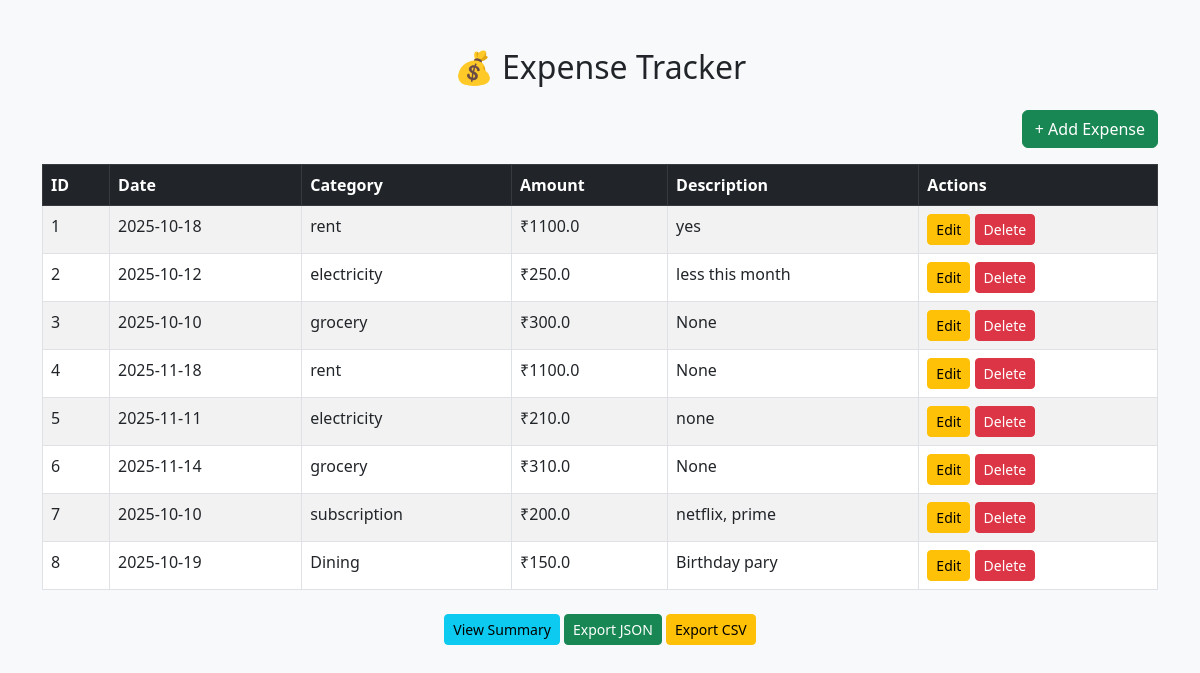
Before: / with the older database file.
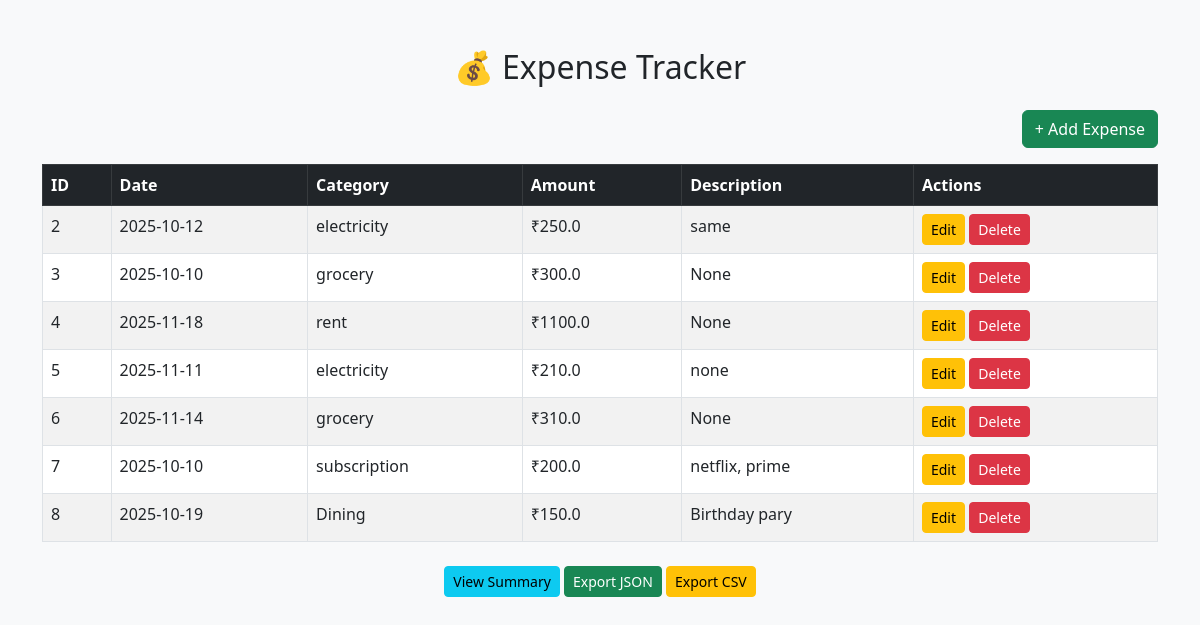
After: the same page with the newer database file.
### tables this page shows
CREATE TABLE expenses (
                id INTEGER PRIMARY KEY AUTOINCREMENT,
                date TEXT NOT NULL,
                category TEXT NOT NULL,
                amount REAL NOT NULL,
                description TEXT
                );

### app.py (the view, shortened to what this page needs)
@app.route('/', methods=['GET', 'POST'])
def index():
    expenses = get_all_expenses()
    return render_template('index.html', expenses=expenses)

### db_manager.py (called while the page is built)
def get_connection():
    return sqlite3.connect(DB_NAME)

def get_all_expenses():
    with get_connection() as conn:
        cursor = conn.cursor()
        cursor.execute("SELECT id, date, category, amount, description FROM expenses")
        return cursor.fetchall()

### templates/index.html (shortened to what this page needs)
<!DOCTYPE html>
<html lang="en">
<head>
    <link href="https://cdn.jsdelivr.net/npm/bootstrap@5.3.0/dist/css/bootstrap.min.css" rel="stylesheet">
</head>
<body class="bg-light">
<div class="container mt-5">
    <h2 class="text-center mb-4">💰 Expense Tracker</h2>
    <div class="mb-3 text-end">
        <a href="/add" class="btn btn-success">+ Add Expense</a>
    </div>
    {% if expenses %}
        <table class="table table-striped table-bordered">
            <thead class="table-dark">
                <tr>
                    <th>ID</th>
                    <th>Date</th>
                    <th>Category</th>
                    <th>Amount</th>
                    <th>Description</th>
                    <th>Actions</th>
                </tr>
            </thead>
            <tbody>
                {% for e in expenses %}
                <tr>
                    <td>{{ e[0] }}</td>
                    <td>{{ e[1] }}</td>
                    <td>{{ e[2] }}</td>
                    <td>₹{{ e[3] }}</td>
                    <td>{{ e[4] }}</td>
                    <td>
                        <a href="/edit/{{ e[0] }}" class="btn btn-warning btn-sm">Edit</a>
                        <a href="/delete/{{ e[0] }}" class="btn btn-danger btn-sm">Delete</a>
                    </td>
                </tr>
                {% endfor %}
            </tbody>
        </table>
    {% else %}
        <div class="alert alert-info text-center">No expenses recorded yet.</div>
    {% endif %}
    <div class="text-center mt-4">
        <a href="/summary" class="btn btn-info btn-sm">View Summary</a>
        <a href="/export/json" class="btn btn-success btn-sm">Export JSON</a>
        <a href="/export/csv" class="btn btn-warning btn-sm">Export CSV</a>
    </div>
</div>
</body>
</html>

Changed rows visible on the page:
removed expenses: id "1", date "2025-10-18", category "rent", amount "1100.0", description "yes"
changed expenses id 2: description "less this month" → "same"
